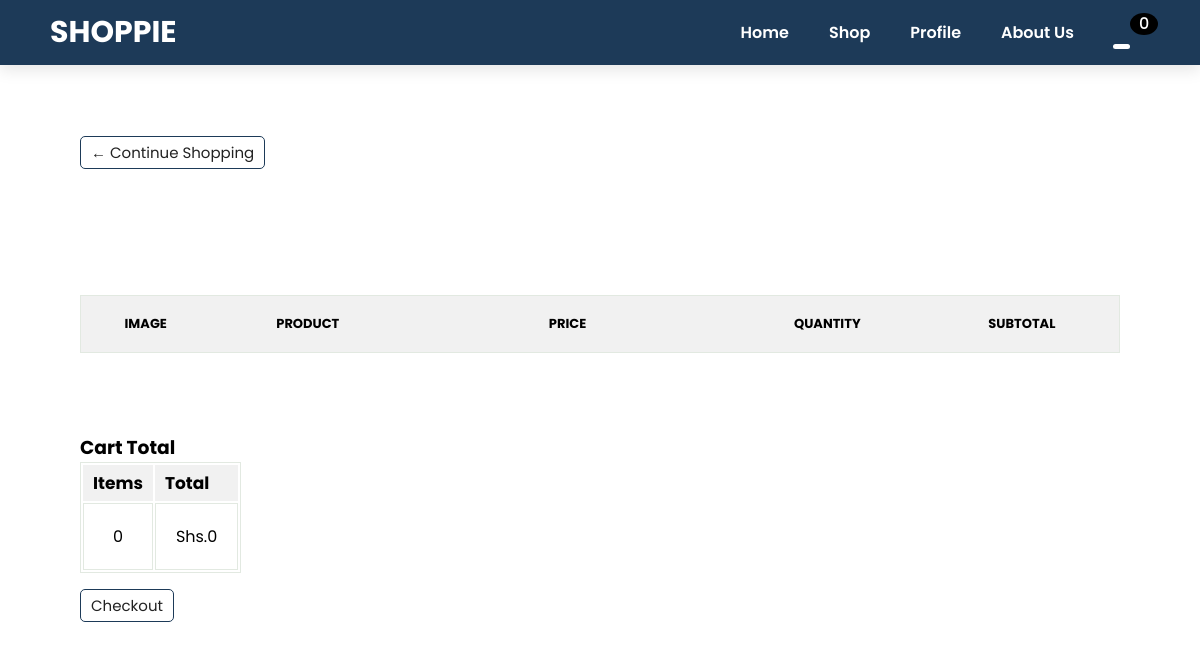
Page /cart/ (signed in) on the earlier database version.
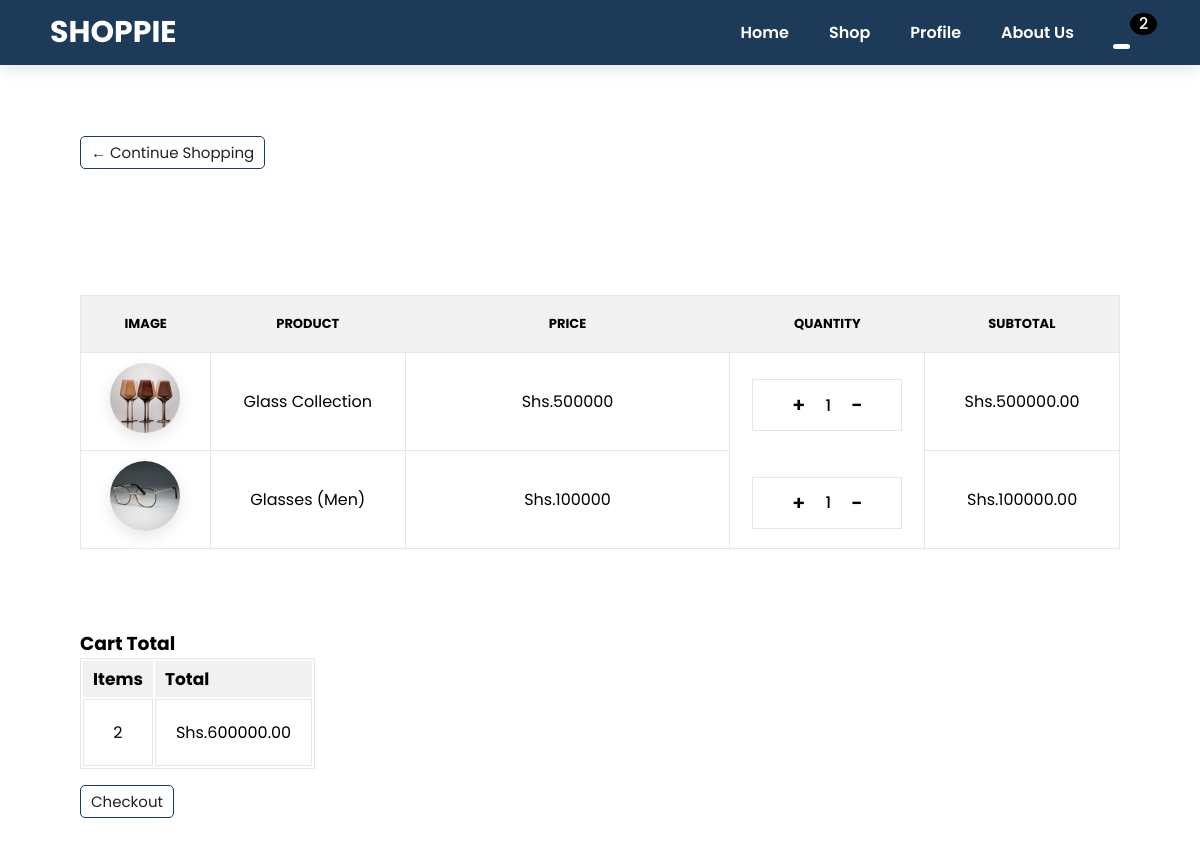
Same page on the later database version.
### shop/models.py (models this page shows, shortened)
class Order(models.Model):
    customer = models.ForeignKey(
        User, on_delete=models.SET_NULL, null=True, blank=True  # Link to User model
    )
    date_ordered = models.DateTimeField(auto_now_add=True)
    complete = models.BooleanField(default=False)
    transaction_id = models.CharField(max_length=100)
    @property
    def get_cart_total(self):
        orderitems = self.orderitem_set.all()
        total = sum([item.get_total for item in orderitems])
        return total
    @property
    def get_cart_items(self):
        orderitems = self.orderitem_set.all()
        total = sum([item.quantity for item in orderitems])
        return total

class OrderItem(models.Model):
    product = models.ForeignKey(
        Product, on_delete=models.SET_NULL, null=True, blank=True  # Link to Product model
    )
    order = models.ForeignKey(Order, on_delete=models.SET_NULL, null=True, blank=True)  # Link to Order model
    quantity = models.IntegerField(default=0)
    date_added = models.DateTimeField(auto_now_add=True)
    @property
    def get_total(self):
        total = self.product.price * self.quantity
        return total

class Product(models.Model):
    name = models.CharField(max_length=100)
    description = models.TextField(null=True, blank=True)
    owner = models.ForeignKey(Business, on_delete=models.CASCADE, null=True)  # Link to Business model
    price = models.DecimalField(max_digits=12, decimal_places=2)
    digital = models.BooleanField(default=False)
    image = models.ImageField(null=True, blank=True, max_length=500)
    category = models.ForeignKey(
        Category, on_delete=models.SET_NULL, null=True, blank=True
    )
    rating = models.DecimalField(default=0.0, decimal_places=1, max_digits=3)
    @property
    def imageurl(self):
        try:
            url = self.image.url
        except:
            url = ""
        return url

### shop/views.py (the view)
# urls.py: path('cart/', cart, name="cart"),
def cart(request):
    data = cartData(request)
    cartItems = data["cartItems"]
    order = data["order"]
    items = data["items"]
    context = {
        "title": "CART",
        "items": items,
        "order": order,
        "cartItems": cartItems,
        "shipping": False,
    }
    return render(request, "shop/cart.html", context)

### shop/utilities.py (called while the page is built)
def cartData(request):
    if request.user.is_authenticated:
        customer = request.user
        order = Order.objects.filter(customer=customer, complete=False).first()
        if order == None:
            order = Order.objects.create(customer=customer, complete=False)
        items = order.orderitem_set.all()
        cartItems = order.get_cart_items
    else:
        cookieData = cookieCart(request)
        cartItems = cookieData["cartItems"]
        order = cookieData["order"]
        items = cookieData["items"]
    return {"cartItems": cartItems, "items": items, "order": order}

### shop/templates/shop/cart.html
{% extends 'shop/main.html' %} {% load static %} {% block content %}
<div class="section-p1 mar-100">
  <a class="btn btn-outline-dark" href="{% url 'shop' %}">
    &#x2190; Continue Shopping
  </a>
</div>
<br />
<br />
<section id="cart" class="section-p1">
  <table width="100%">
    <thead>
      <tr>
        <td>IMAGE</td>
        <td>PRODUCT</td>
        <td>PRICE</td>
        <td>QUANTITY</td>
        <td>SUBTOTAL</td>
      </tr>
    </thead>
    <tbody>
      {% for item in items %}
      <tr>
        <td>
          <img class="product-img" src="{{ item.product.imageurl }}" alt="" />
        </td>
        <td>{{ item.product.name }}</td>
        <td>Shs.{{ item.product.price|floatformat:0 }}</td>
        <td class="qnty">
          <span
            class="chg-quantity update-cart"
            data-action="add"
            data-product="{{ item.product.id }}"
            >+</span
          >
          <span>{{ item.quantity }}</span>
          <span
            class="chg-quantity update-cart"
            data-action="remove"
            data-product="{{ item.product.id }}"
            >-</span
          >
        </td>
        <td>Shs.{{ item.get_total }}</td>
      </tr>
      {% endfor %}
    </tbody>
  </table>
</section>
<section class="section-p1" id="cart-details">
  <h3>Cart Total</h3>
  <table id="subtotal">
    <thead>
      <tr>
        <td>Items</td>
        <td>Total</td>
      </tr>
    </thead>
    <tbody>
      <tr>
        <td>{{ order.get_cart_items }}</td>
        <td>Shs.{{ order.get_cart_total }}</td>
      </tr>
    </tbody>
  </table>
  <a class="btn btn-success" href="{% url 'checkout' %}">Checkout</a>
</section>
{% endblock content %}

### shop/templates/shop/main.html (shortened to what this page needs)
{% load static %}
<!DOCTYPE html>
<html lang="en">
<head>
    <link rel="stylesheet" href="{% static 'css/main.css' %}">
    <link rel="stylesheet" href="{% static 'css/index.css' %}">
    <link rel="stylesheet" href="https://pro.fontawesome.com/releases/v5.10.0/css/all.css" >
</head>
<body>
    <section id="header">
        <a class="logo" >SHOPPIE</a>
        <div>
            <ul id="navbar">
                <li><a {% if title == 'HOME' %} class="active" {% endif %} href="{% url 'home' %}" >Home</a></li>
                <li><a {% if title == 'SHOP' %} class="active" {% endif %} href="{% url 'shop' %}" >Shop</a></li>
                <li><a {% if title == 'PROFILE' %} class="active" {% endif %} href="{% url 'profile' %}">Profile</a></li>
                <li><a {% if title == 'ABOUT' %} class="active" {% endif %} href="{% url 'about' %}">About Us</a></li>
                <li><a {% if title == 'CART' or title == 'CHECKOUT' %} class="active" {% endif %} href="{% url 'cart' %}">
                    <i class="icon far fa-shopping-bag">
                        <span id="cart-total">{{ cartItems }}</span>
                    </i>
                </a></li>
            </ul>
        </div>
    </section>
    <div class="cont">
        {% block content %}
        {% endblock content %}
    </div>
</body>
</html>

### static/css/main.css (style rules this page uses)
* { margin: 0; padding: 0; box-sizing: border-box; font-family:"Poppins"; }
body { overflow-x: hidden; }
html { scroll-behavior: smooth; }
.section-p1 { padding: 40px 80px; }
.logo { font-size:30px; font-weight: 700; color:black; text-decoration: none; }
#header .logo { color: #fff; }
#header { display: flex; align-items:center; justify-content: space-between; padding:10px 50px; background-color: #1d3a58; box-shadow:0 5px 15px rgba(0,0,0,0.1); z-index:1000; position:fixed; top:0; right:0; left:0; }
#navbar { display:flex; align-items:center; justify-content: center; }
#navbar li { list-style:none; padding:0 20px; position: relative; }
#navbar li a { text-decoration:none; font-size:16px; font-weight:600 ; color: #fff; transition: 0.3s all ease; }
#navbar li a:hover, #navbar li a.active { color: #fff; }
#navbar li a.active::after ,#navbar li a:hover::after { content:""; width:30%; height: 20%; background: #fff; position: absolute; bottom: -4px; right: 20px; border-radius:5px; }
#cart table { width:100%; border-collapse: collapse; table-layout: fixed; white-space: nowrap; border: 1px solid #e2e9e1; }
#cart .product-img { width:70px; height:70px; object-fit: cover; margin:10px 0; border-radius: 50%; box-shadow:0px 5px 15px rgba(0,0,0,0.1); }
#cart table td:nth-child(1) { width: 100px; text-align:center; }
#cart table td:nth-child(2) { width: 150px; text-align:center; }
#cart table td:nth-child(3) { width: 250px; text-align:center; }
#cart table td:nth-child(5), #cart table td:nth-child(4) { width: 150px; text-align:center; }
#cart table thead { border:1px solid #e2e9e1; background-color: rgba(121, 118, 118, 0.1); }
#cart table thead td { font-weight: 700; font-size: 13px; padding:18px 0; }
#cart table tbody td { border: 1px solid #e2e9e1; }
.qnty { display: flex; align-items: center; justify-content: center; padding:10px 5px; gap:20px; position:relative; left:50%; top:50%; transform:translate(-50%, 50%); font-weight: 500; }
.chg-quantity { cursor:pointer; transition:all 0.2s linear; font-size:20px; font-weight: 600; }
#subtotal { margin-bottom: 20px; border:1px solid #e2e9e1; }
#subtotal thead tr { border:1px solid #e2e9e1; background-color: rgba(121, 118, 118, 0.1); }
#subtotal thead td { font-weight: 700; font-size: 17px; padding:5px 10px; }
#subtotal tbody td { border: 1px solid #e2e9e1; padding:20px; text-align: center; }
#make-payment, .btn { padding:5px 10px; border:1px solid #1d3a58; color:#222; text-decoration: none; border-radius:5px; transition:all 0.2s linear; background-color: transparent; max-width: 140px; font-size:15px; cursor: pointer; text-wrap: nowrap; }
.mar-100 { margin-top:100px; }

### static/css/index.css (style rules this page uses)
#cart-total { position: absolute; background-color: black; color:white; padding:3px 9px; font-weight: 500; border-radius: 50%; top:-70%; }
.icon { position: relative; }

Differences in the rows shown:
added OrderItem: product.imageurl (picture), product.name "Glass Collection", product.price "500000", quantity "1", get_total "500000.00"
added OrderItem: product.imageurl (picture), product.name "Glasses (Men)", product.price "100000", quantity "1", get_total "100000.00"
computed for Order: get_cart_items "0" → "2"; get_cart_total "0" → "600000.00"
Other differences:
{{ cartItems }}: "0" → "2"
